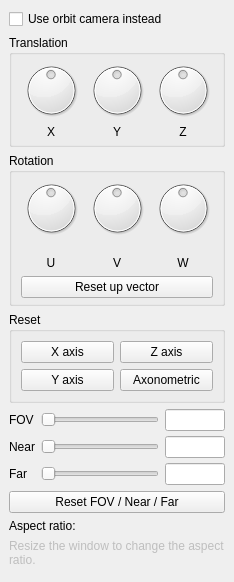
  <widget class="QDockWidget" name="camtransDock">
   <property name="windowTitle">
    <string>&amp;Camtrans</string>
   </property>
   <attribute name="dockWidgetArea">
    <number>1</number>
   </attribute>
   <widget class="QWidget" name="camtransDockContents">
    <layout class="QVBoxLayout" name="verticalLayout_10">
     <item>
      <widget class="QCheckBox" name="cameraOrbitCheckbox">
       <property name="text">
        <string>Use orbit camera instead</string>
       </property>
      </widget>
     </item>
     <item>
      <widget class="QGroupBox" name="cameraPosition">
       <property name="title">
        <string>Translation</string>
       </property>
       <layout class="QGridLayout" name="gridLayout">
        <property name="topMargin">
         <number>5</number>
        </property>
        <property name="bottomMargin">
         <number>5</number>
        </property>
        <property name="verticalSpacing">
         <number>5</number>
        </property>
        <item row="1" column="0">
         <widget class="QLabel" name="cameraPositionLabelX">
          <property name="text">
           <string>X</string>
          </property>
          <property name="alignment">
           <set>Qt::AlignCenter</set>
          </property>
         </widget>
        </item>
        <item row="1" column="1">
         <widget class="QLabel" name="cameraPositionLabelY">
          <property name="text">
           <string>Y</string>
          </property>
          <property name="alignment">
           <set>Qt::AlignCenter</set>
          </property>
         </widget>
        </item>
        <item row="1" column="2">
         <widget class="QLabel" name="cameraPositionLabelZ">
          <property name="text">
           <string>Z</string>
          </property>
          <property name="alignment">
           <set>Qt::AlignCenter</set>
          </property>
         </widget>
        </item>
        <item row="0" column="0">
         <widget class="QDial" name="transX">
          <property name="minimumSize">
           <size>
            <width>60</width>
            <height>60</height>
           </size>
          </property>
          <property name="maximumSize">
           <size>
            <width>60</width>
            <height>60</height>
           </size>
          </property>
          <property name="minimum">
           <number>-360</number>
          </property>
          <property name="maximum">
           <number>360</number>
          </property>
          <property name="singleStep">
           <number>10</number>
          </property>
          <property name="pageStep">
           <number>30</number>
          </property>
          <property name="orientation">
           <enum>Qt::Horizontal</enum>
          </property>
          <property name="invertedControls">
           <bool>true</bool>
          </property>
          <property name="wrapping">
           <bool>true</bool>
          </property>
         </widget>
        </item>
        <item row="0" column="1">
         <widget class="QDial" name="transY">
          <property name="minimumSize">
           <size>
            <width>60</width>
            <height>60</height>
           </size>
          </property>
          <property name="maximumSize">
           <size>
            <width>60</width>
            <height>60</height>
           </size>
          </property>
          <property name="minimum">
           <number>-360</number>
          </property>
          <property name="maximum">
           <number>360</number>
          </property>
          <property name="singleStep">
           <number>10</number>
          </property>
          <property name="pageStep">
           <number>30</number>
          </property>
          <property name="orientation">
           <enum>Qt::Horizontal</enum>
          </property>
          <property name="invertedControls">
           <bool>true</bool>
          </property>
          <property name="wrapping">
           <bool>true</bool>
          </property>
         </widget>
        </item>
        <item row="0" column="2">
         <widget class="QDial" name="transZ">
          <property name="minimumSize">
           <size>
            <width>60</width>
            <height>60</height>
           </size>
          </property>
          <property name="maximumSize">
           <size>
            <width>60</width>
            <height>60</height>
           </size>
          </property>
          <property name="minimum">
           <number>-360</number>
          </property>
          <property name="maximum">
           <number>360</number>
          </property>
          <property name="singleStep">
           <number>10</number>
          </property>
          <property name="pageStep">
           <number>30</number>
          </property>
          <property name="orientation">
           <enum>Qt::Horizontal</enum>
          </property>
          <property name="invertedControls">
           <bool>true</bool>
          </property>
          <property name="wrapping">
           <bool>true</bool>
          </property>
         </widget>
        </item>
       </layout>
      </widget>
     </item>
     <item>
      <widget class="QGroupBox" name="cameraRotation">
       <property name="enabled">
        <bool>true</bool>
       </property>
       <property name="title">
        <string>Rotation</string>
       </property>
       <layout class="QVBoxLayout" name="verticalLayout_13">
        <property name="topMargin">
         <number>5</number>
        </property>
        <property name="bottomMargin">
         <number>5</number>
        </property>
        <item>
         <widget class="QWidget" name="cameraRotation_2" native="true">
          <layout class="QGridLayout" name="gridLayout_15">
           <property name="leftMargin">
            <number>0</number>
           </property>
           <property name="topMargin">
            <number>0</number>
           </property>
           <property name="rightMargin">
            <number>0</number>
           </property>
           <property name="bottomMargin">
            <number>0</number>
           </property>
           <property name="verticalSpacing">
            <number>18</number>
           </property>
           <item row="0" column="0">
            <widget class="QDial" name="rotU">
             <property name="minimumSize">
              <size>
               <width>60</width>
               <height>60</height>
              </size>
             </property>
             <property name="maximumSize">
              <size>
               <width>60</width>
               <height>60</height>
              </size>
             </property>
             <property name="minimum">
              <number>-360</number>
             </property>
             <property name="maximum">
              <number>360</number>
             </property>
             <property name="singleStep">
              <number>10</number>
             </property>
             <property name="pageStep">
              <number>30</number>
             </property>
             <property name="orientation">
              <enum>Qt::Horizontal</enum>
             </property>
             <property name="invertedControls">
              <bool>true</bool>
             </property>
             <property name="wrapping">
              <bool>true</bool>
             </property>
            </widget>
           </item>
           <item row="0" column="1">
            <widget class="QDial" name="rotV">
             <property name="minimumSize">
              <size>
               <width>60</width>
               <height>60</height>
              </size>
             </property>
             <property name="maximumSize">
              <size>
               <width>60</width>
               <height>60</height>
              </size>
             </property>
             <property name="minimum">
              <number>-360</number>
             </property>
             <property name="maximum">
              <number>360</number>
             </property>
             <property name="singleStep">
              <number>10</number>
             </property>
             <property name="pageStep">
              <number>30</number>
             </property>
             <property name="orientation">
              <enum>Qt::Horizontal</enum>
             </property>
             <property name="invertedControls">
              <bool>true</bool>
             </property>
             <property name="wrapping">
              <bool>true</bool>
             </property>
            </widget>
           </item>
           <item row="0" column="2">
            <widget class="QDial" name="rotW">
             <property name="minimumSize">
              <size>
               <width>60</width>
               <height>60</height>
              </size>
             </property>
             <property name="maximumSize">
              <size>
               <width>60</width>
               <height>60</height>
              </size>
             </property>
             <property name="minimum">
              <number>-360</number>
             </property>
             <property name="maximum">
              <number>360</number>
             </property>
             <property name="singleStep">
              <number>10</number>
             </property>
             <property name="pageStep">
              <number>30</number>
             </property>
             <property name="orientation">
              <enum>Qt::Horizontal</enum>
             </property>
             <property name="invertedControls">
              <bool>true</bool>
             </property>
             <property name="wrapping">
              <bool>true</bool>
             </property>
            </widget>
           </item>
           <item row="1" column="0">
            <widget class="QLabel" name="cameraRotationLabelYaw">
             <property name="text">
              <string>U</string>
             </property>
             <property name="alignment">
              <set>Qt::AlignCenter</set>
             </property>
            </widget>
           </item>
           <item row="1" column="1">
            <widget class="QLabel" name="cameraRotationLabelPitch">
             <property name="text">
              <string>V</string>
             </property>
             <property name="alignment">
              <set>Qt::AlignCenter</set>
             </property>
            </widget>
           </item>
           <item row="1" column="2">
            <widget class="QLabel" name="cameraRotationLabelRoll">
             <property name="text">
              <string>W</string>
             </property>
             <property name="alignment">
              <set>Qt::AlignCenter</set>
             </property>
            </widget>
           </item>
          </layout>
         </widget>
        </item>
        <item>
         <widget class="QPushButton" name="resetUpVector">
          <property name="text">
           <string>Reset up vector</string>
          </property>
         </widget>
        </item>
       </layout>
      </widget>
     </item>
     <item>
      <widget class="QGroupBox" name="cameraResetAxis">
       <property name="minimumSize">
        <size>
         <width>0</width>
         <height>0</height>
        </size>
       </property>
       <property name="title">
        <string>Reset</string>
       </property>
       <layout class="QGridLayout" name="gridLayout_14">
        <item row="0" column="0">
         <widget class="QPushButton" name="xAxisButton">
          <property name="text">
           <string>X axis</string>
          </property>
         </widget>
        </item>
        <item row="1" column="0">
         <widget class="QPushButton" name="yAxisButton">
          <property name="text">
           <string>Y axis</string>
          </property>
         </widget>
        </item>
        <item row="0" column="1">
         <widget class="QPushButton" name="zAxisButton">
          <property name="text">
           <string>Z axis</string>
          </property>
         </widget>
        </item>
        <item row="1" column="1">
         <widget class="QPushButton" name="axonometricButton">
          <property name="text">
           <string>Axonometric</string>
          </property>
         </widget>
        </item>
       </layout>
      </widget>
     </item>
     <item>
      <widget class="QWidget" name="cameraFrustum" native="true">
       <layout class="QGridLayout" name="gridLayout_5">
        <property name="leftMargin">
         <number>0</number>
        </property>
        <property name="topMargin">
         <number>0</number>
        </property>
        <property name="rightMargin">
         <number>0</number>
        </property>
        <property name="bottomMargin">
         <number>0</number>
        </property>
        <property name="verticalSpacing">
         <number>5</number>
        </property>
        <item row="0" column="0">
         <widget class="QLabel" name="cameraFovLabel">
          <property name="text">
           <string>FOV</string>
          </property>
         </widget>
        </item>
        <item row="0" column="3">
         <widget class="QLineEdit" name="cameraFovTextbox">
          <property name="minimumSize">
           <size>
            <width>60</width>
            <height>0</height>
           </size>
          </property>
          <property name="maximumSize">
           <size>
            <width>60</width>
            <height>16777215</height>
           </size>
          </property>
         </widget>
        </item>
        <item row="0" column="1">
         <widget class="QSlider" name="cameraFovSlider">
          <property name="minimumSize">
           <size>
            <width>100</width>
            <height>0</height>
           </size>
          </property>
          <property name="orientation">
           <enum>Qt::Horizontal</enum>
          </property>
         </widget>
        </item>
        <item row="1" column="0">
         <widget class="QLabel" name="cameraNearLabel">
          <property name="text">
           <string>Near</string>
          </property>
         </widget>
        </item>
        <item row="1" column="3">
         <widget class="QLineEdit" name="cameraNearTextbox">
          <property name="minimumSize">
           <size>
            <width>60</width>
            <height>0</height>
           </size>
          </property>
          <property name="maximumSize">
           <size>
            <width>60</width>
            <height>16777215</height>
           </size>
          </property>
         </widget>
        </item>
        <item row="2" column="0">
         <widget class="QLabel" name="cameraFarLabel">
          <property name="text">
           <string>Far</string>
          </property>
         </widget>
        </item>
        <item row="2" column="3">
         <widget class="QLineEdit" name="cameraFarTextbox">
          <property name="minimumSize">
           <size>
            <width>60</width>
            <height>0</height>
           </size>
          </property>
          <property name="maximumSize">
           <size>
            <width>60</width>
            <height>16777215</height>
           </size>
          </property>
         </widget>
        </item>
        <item row="1" column="1">
         <widget class="QSlider" name="cameraNearSlider">
          <property name="minimumSize">
           <size>
            <width>100</width>
            <height>0</height>
           </size>
          </property>
          <property name="orientation">
           <enum>Qt::Horizontal</enum>
          </property>
         </widget>
        </item>
        <item row="2" column="1">
         <widget class="QSlider" name="cameraFarSlider">
          <property name="minimumSize">
           <size>
            <width>100</width>
            <height>0</height>
           </size>
          </property>
          <property name="orientation">
           <enum>Qt::Horizontal</enum>
          </property>
         </widget>
        </item>
       </layout>
      </widget>
     </item>
     <item>
      <widget class="QPushButton" name="resetSliders">
       <property name="text">
        <string>Reset FOV / Near / Far</string>
       </property>
      </widget>
     </item>
     <item>
      <widget class="QLabel" name="cameraAspectRatio">
       <property name="text">
        <string>Aspect ratio:</string>
       </property>
      </widget>
     </item>
     <item>
      <widget class="QLabel" name="label">
       <property name="enabled">
        <bool>false</bool>
       </property>
       <property name="text">
        <string>Resize the window to change the aspect ratio.</string>
       </property>
       <property name="wordWrap">
        <bool>true</bool>
       </property>
      </widget>
     </item>
     <item>
      <widget class="QWidget" name="cameraDockEmptySpace" native="true">
       <property name="sizePolicy">
        <sizepolicy hsizetype="Preferred" vsizetype="Expanding">
         <horstretch>0</horstretch>
         <verstretch>0</verstretch>
        </sizepolicy>
       </property>
      </widget>
     </item>
    </layout>
   </widget>
  </widget>
